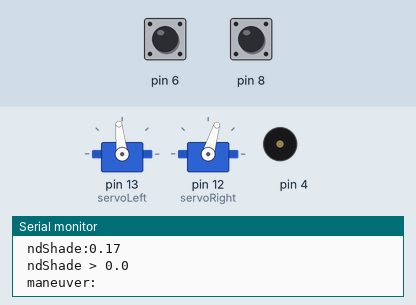
Simulated run of this sketch. Board: Arduino Uno, built with avr-gcc and run on an emulated ATmega328P. Shown: 2 × servo, buzzer (waves = sounding), the last lines printed to the serial monitor. Inputs (shaded band) come from the test bench; at power-on: pin 6 LOW, pin 8 LOW.

Above: at 2.2 s.
2.3 s: pin 6 driven HIGH
3.8 s: pin 6 driven LOW
At 4.56 s:
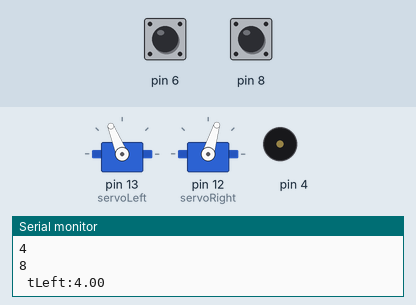
6.8 s: pin 8 driven HIGH
At 7.3 s:
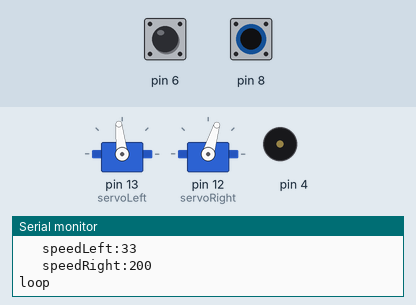
8.3 s: pin 8 driven LOW
At 8.45 s:
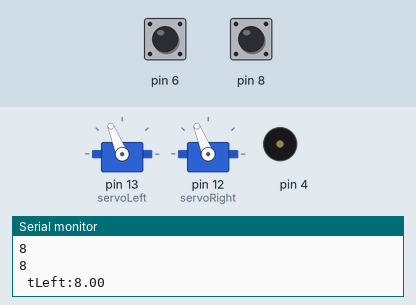
11.3 s: pin 8 pulsed HIGH 2 times (0.12 s each, 0.3 s apart)
At 12.37 s:
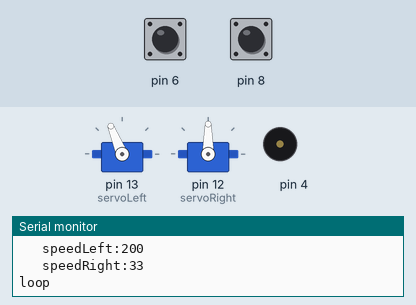
14.9 s: pin 6 pulsed HIGH 2 times (0.12 s each, 0.3 s apart)
At 15.2 s:
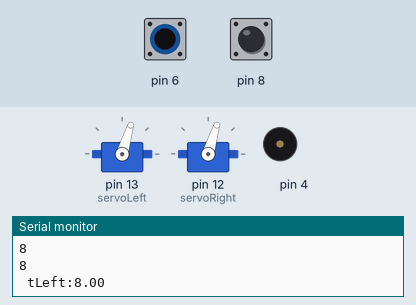
Timing chart, 0 to 19.5 s (numbered marks = the images above; inputs shaded):
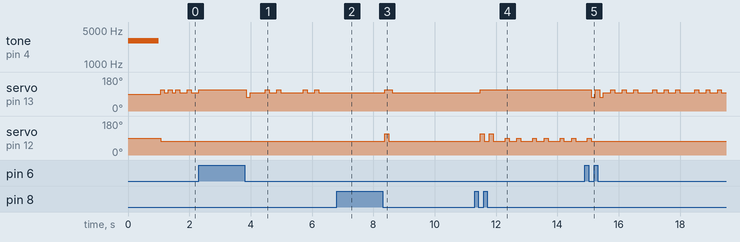

Measured:
- after the input at 3.8 s, servo on pin 13 (servoLeft): 112° → 73° after 0.06 s, → 96° 0.12 s later, → 112° 0.50 s later, → 96° 0.12 s later, … (10 changes in this stretch)
- after the input at 6.8 s, servo on pin 13 (servoLeft): stops changing and stays 96°
- after the input at 8.3 s, servo on pin 13 (servoLeft): 96° → 112° after 0.07 s, → 96° 0.25 s later; servo on pin 12 (servoRight): 73° → 112° after 0.07 s, → 73° 0.13 s later
- after the input at 11.3 s, servo on pin 13 (servoLeft): 96° → 112° after 0.18 s; servo on pin 12 (servoRight): 73° → 112° after 0.18 s, → 73° 0.13 s later, → 112° 0.17 s later, → 73° 0.13 s later, … (16 changes in this stretch)
- after the input at 14.9 s, servo on pin 13 (servoLeft): 112° → 73° after 0.21 s, → 112° 0.13 s later, → 73° 0.13 s later, → 96° 0.12 s later, … (22 changes in this stretch); servo on pin 12 (servoRight): goes on until 15.1 s, then stays 73°

The sketch:

light_followingryley.ino
```cpp
/*
 * Robotics with the BOE Shield - Chapter 6, Project 3
 * Roams toward light and away from shade.
 */

#include <Servo.h>                           // Include servo library

Servo servoLeft;                             // Declare left and right servos
Servo servoRight;

void setup()                                 // Built-in initialization block
{
  tone(4, 3000, 1000);                       // Play tone for 1 second
  delay(1000);                               // Delay to finish tone
  Serial.begin(9600);
  servoLeft.attach(13);                      // Attach left signal to pin 13
  servoRight.attach(12);                     // Attach right signal to pin 12
}

void loop()                                  // Main loop auto-repeats
{
  Serial.println("loop");
  float tLeft = float(rcTime(8));            // Get left light & make float
  float tRight = float(rcTime(6));           // Get right light & make float
  Serial.print(" tLeft:");
  Serial.println(tLeft);
  Serial.print(" tRight:");
  Serial.println(tRight);

  // Add this if condition to stop under the bright lamp.
  //if((tRight + tLeft) < 1300.0)              // If A3 voltage greater than 2
  //{
  //  Serial.print(" Stopping Under Light:");
  //  Serial.println(tRight + tLeft);
  //  servoLeft.detach();                      // Stop servo signals
  //  servoRight.detach();
  //}

  float ndShade;                             // Normalized differential shade
  ndShade = tRight / (tLeft+tRight) - 0.5;   // Calculate it and subtract 0.5
  Serial.print(" ndShade:");
  Serial.println(ndShade);

  int speedLeft, speedRight;                 // Declare speed variables

  if (ndShade > 0.0)                         // Shade on right?
  {                                          // Slow down left wheel
    Serial.println(" ndShade > 0.0");
    speedLeft = int(200.0 - (ndShade * 1000.0));
    speedLeft = constrain(speedLeft, -200, 200);
    speedRight = 200;                        // Full speed right wheel
  }
  else                                       // Shade on Left?
  {                                          // Slow down right wheel
    Serial.println(" ndShade NOT > 0.0");
    speedRight = int(200.0 + (ndShade * 1000.0));
    speedRight = constrain(speedRight, -200, 200);
    speedLeft = 200;                         // Full speed left wheel
  }

  Serial.println(" maneuver:");
  Serial.print("   speedLeft:");
  Serial.println(speedLeft);
  Serial.print("   speedRight:");
  Serial.println(speedRight);
  maneuver(speedLeft, speedRight, 20);       // Set wheel speeds
}

long rcTime(int pin)                         // rcTime measures decay at pin
{
  //Serial.print(pin);
  //Serial.print(" ");
  pinMode(pin, OUTPUT);                      // Charge capacitor
  digitalWrite(pin, HIGH);                   // ..by setting pin ouput-high
  delay(5);                                  // ..for 5 ms
  pinMode(pin, INPUT);                       // Set pin to input
  digitalWrite(pin, LOW);                    // ..with no pullup
  long time  = micros();                     // Mark the time
  while(digitalRead(pin));                   // Wait for voltage < threshold
  time = micros() - time;
  Serial.println(time);                       // Calculate decay time
  return time;                               // Returns decay time
}

// maneuver function
void maneuver(int speedLeft, int speedRight, int msTime)
{
  servoLeft.writeMicroseconds(1500 + speedLeft);   // Set Left servo speed
  servoRight.writeMicroseconds(1500 - speedRight); // Set right servo speed
  if(msTime==-1)                                   // if msTime = -1
  {
    servoLeft.detach();                            // Stop servo signals
    servoRight.detach();
  }
  delay(msTime);                                   // Delay for msTime
}
```
